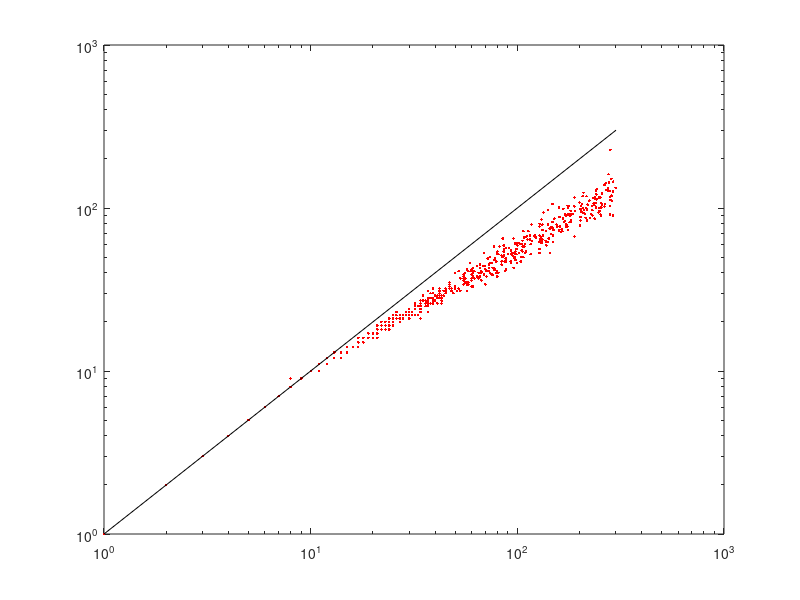

Write MATLAB code to recreate this figure. (Note: this script raises an error after producing the figure.)
%% smoothed regression
% ax+b
% ak + b = k
% (a-1)k = -b
% k = -b/(a-1)  % this is the x value where we diverge from the diagonal
% alternatively, we can specify the slope and divergence point to get the
% linear functionm:
% b = -(a-1)/k
% bilinear version

close all

n = 1000;
sm = 0.01;
mags = linspace(0,3,0.001);
nums = linspace(0,3,0.001);
a = 0.75;
sa = 0.05;
k = log10(10);

fxm = @(m,a,k)((m<=k).*m + (m>k).*(m.*a-(a-1)/k));




stims = round(10.^(rand(n,1).*log10(300)));

as = randn(n,1).*sa+a;
ms = randn([n,1]).*sm+log10(stims);
ns = round(10.^fxm(ms,as,k));
loglog(stims, ns, 'r.');
hold on;
loglog([1, 300], [1, 300], 'k-')

%% consider cross corrrelations

figure();
xcf = crosscorr(log10(ns), log10(ns), 50);
plot([1 50], [0 0], 'k-');
hold on;
plot(xcf(52,101), 'b-', 'LineWidth', 2);

